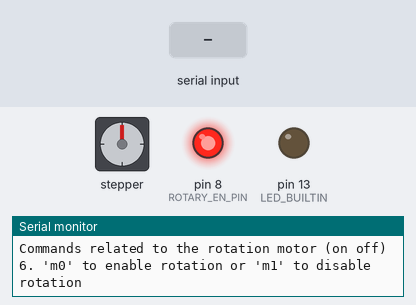
The program below on a simulated Arduino Uno, built with avr-gcc and run on an emulated ATmega328P. Shown: stepper motor, output pins drawn as LEDs (lit = HIGH), the last lines printed to the serial monitor. Wiring (inferred from the names in the program): stepper motor driver (200 steps per turn assumed): step pin 6; direction pin 5. Dashed ring = blinking. Inputs (shaded band) come from the test bench. Pins used as bus, display or sensor lines are not drawn.

Above: at 1.2 s.
1.3 s: "r90\n" received over Serial
At 1.9 s:
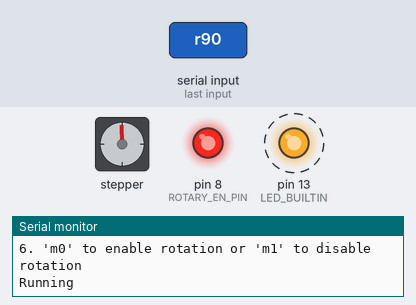
4.3 s: "f90\n" received over Serial
At 4.76 s:
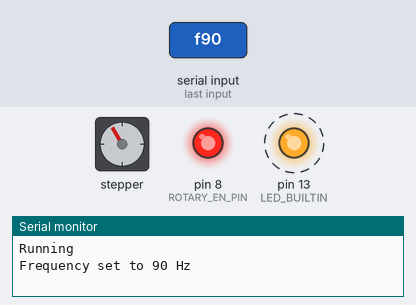
At 5.67 s:
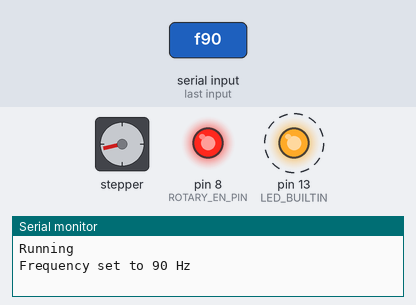
16.3 s: "p90\n" received over Serial
Timing chart, 0 to 24.6 s (numbered marks = the images above; inputs shaded):
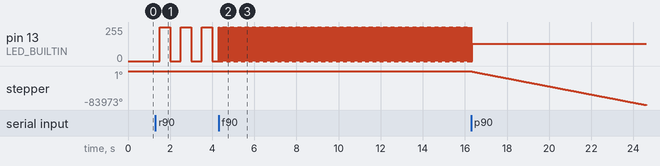

The program:

main.cpp
```cpp
#include <Arduino.h>
#include <TimerOne.h>

const char *NAME_VERSION = "OCT Motor Driver v0.2.0";

// Pin definitions
const int STEP_PIN = 6;      // 3D motor step pin
const int DIR_PIN = 5;       // 3D motor direction pin
const int ROTARY_EN_PIN = 8; // Rotary motor enable pin

// Variables
const int togglePin = STEP_PIN;
volatile bool toggleState = false;
bool timerRunning = false;
unsigned long timerPeriod = 5e5;
volatile int counter = 0;

void toggleFunc() {
  if (timerRunning) {
    toggleState = !toggleState;
    digitalWrite(LED_BUILTIN, toggleState); // Update the LED state
    digitalWrite(togglePin, toggleState);   // Update the target pin state
    counter += toggleState;
  } else {
    toggleState = false;
    digitalWrite(LED_BUILTIN, toggleState); // Update the LED state
    digitalWrite(togglePin, toggleState);   // Update the target pin state
  }
}

const char *HELP = R"(
Enter a command:

Commands related to the 3D motor (square wave and direction)
1. 'r' to start the timer
2. 's' to stop the timer
3. 'f<value>' to set frequency in Hz (e.g., 'f1000' for 1 Hz)
4. 'p<value>' to set period in us (e.g., 'p1000' for 1 ms)
5. 'd<value>' to set direction (e.g., 'd1' or 'd0' for high or low)

Commands related to the rotation motor (on off)
6. 'm0' to enable rotation or 'm1' to disable rotation

)";

const char *INVALID_COMMAND_MSG = "Invalid command. Try 'r', 's', 'f<value>', "
                                  "'p<value>', 'd<value>', or 'm'";

void setup() {
  // Initialize pins
  pinMode(LED_BUILTIN, OUTPUT);

  // Pins for 3D motor control
  pinMode(STEP_PIN, OUTPUT);
  pinMode(DIR_PIN, OUTPUT);

  // Pins for rotary motor control
  pinMode(ROTARY_EN_PIN, OUTPUT);
  digitalWrite(ROTARY_EN_PIN, HIGH);

  // Initialize serial comms
  Serial.begin(115200);
  while (!Serial) {
    delay(100);
  }

  // Initialize timer
  Timer1.initialize(timerPeriod);
  Timer1.attachInterrupt(toggleFunc); // Attach the interrupt service routine

  // Print version
  Serial.println(NAME_VERSION);

  // Print instructions to the Serial Monitor
  Serial.println(HELP);
  Serial.println();
}

void processCommand(char *command);

/*
Square wave
0 to 5 V

400 us period
50% duty cycle
*/

void loop() {
  // Check for incoming serial data
  if (Serial.available() > 0) {
    static char inputBuffer[32];
    static size_t inputIdx = 0;

    // Read the incoming byte
    char incomingByte = Serial.read();

    // Check for the end of the command
    if (incomingByte == '\n' || incomingByte == '\r') {
      if (inputIdx > 0) {
        inputBuffer[inputIdx] = '\0'; // Null-terminate the string
        processCommand(inputBuffer);
        inputIdx = 0;
      }
    } else if (inputIdx < sizeof(inputBuffer) - 1) {
      inputBuffer[inputIdx++] = incomingByte;
    }
  }
}

// Function to process serial commands
void processCommand(char *command) {
  char *trimmedCommand = strtok(command, "\r\n");

  // Parse the commands
  if (trimmedCommand == nullptr) {
    Serial.println("Error: Empty command");

  } else if (trimmedCommand[0] == 'r') {
    // Start the timer
    timerRunning = true;

    Serial.println("Running");
  } else if (trimmedCommand[0] == 's') {
    // Stop the timer
    timerRunning = false;

    Serial.println("Stopped");

  } else if (trimmedCommand[0] == 'm') {
    // Rotary motor enable command
    if (strlen(trimmedCommand) == 2) {
      const uint8_t enablePinVal = trimmedCommand[1] == '0' ? LOW : HIGH;
      digitalWrite(ROTARY_EN_PIN, enablePinVal);

      Serial.print("Rotary enable set to ");
      Serial.println(enablePinVal);
    } else {
      Serial.println("Error: rotary enable must be m0 or m1");
    }

  } else if (trimmedCommand[0] == 'f') {
    // Set frequency command
    unsigned long frequency = atol(trimmedCommand + 1);
    if (frequency > 0) {
      timerPeriod = 1e6 / frequency; // Convert to period in us
      Timer1.setPeriod(timerPeriod);

      Serial.print("Frequency set to ");
      Serial.print(frequency);
      Serial.println(" Hz");
    } else {
      Serial.println("Error: frequency must be positive");
    }
  } else if (trimmedCommand[0] == 'p') {
    // Set period command
    unsigned long period = atol(trimmedCommand + 1);
    if (period > 0) {
      timerPeriod = period;
      Timer1.setPeriod(timerPeriod);

      Serial.print("Period set to ");
      Serial.print(timerPeriod);
      Serial.println(" us");
    } else {
      Serial.println("Error: frequency must be positive");
    }
  } else if (trimmedCommand[0] == 'd') {
    // Set direction command
    if (strlen(trimmedCommand) == 2) {
      const uint8_t dir = trimmedCommand[1] == '0' ? LOW : HIGH;
      digitalWrite(DIR_PIN, dir);

      Serial.print("Set direction pin to ");
      Serial.println(dir);
    } else {
      Serial.println("Error: direction value must be 0 or 1");
    }
  } else {
    // Invalid command
    Serial.println(INVALID_COMMAND_MSG);
    Serial.print("Received: ");
    Serial.println(command);
  }
  Serial.println();
}
```

Measured:
- after the input at 4.3 s, pin 13 (LED_BUILTIN): alternates 255/255 for 0.01 s and 0/255 for 0.01 s, starting at once
